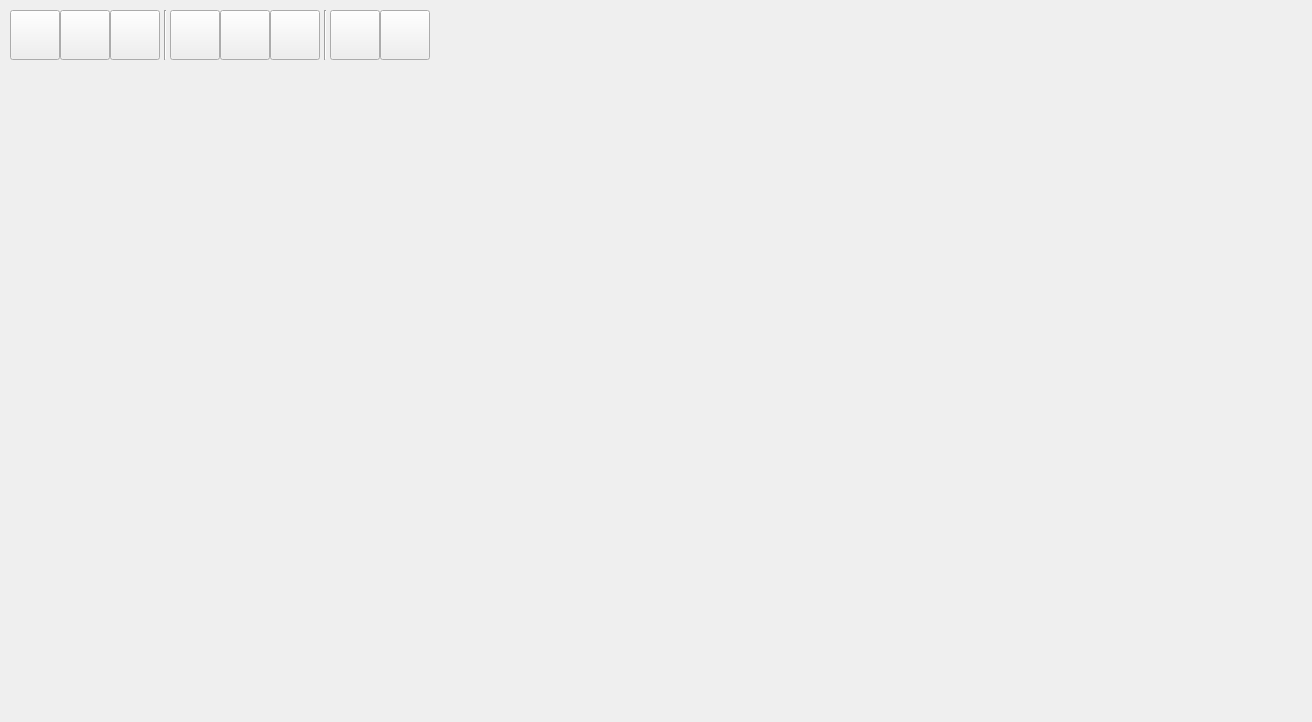
<?xml version="1.0" encoding="UTF-8"?>
<ui version="4.0">
 <class>MainWindow</class>
 <widget class="QMainWindow" name="MainWindow">
  <property name="geometry">
   <rect>
    <x>0</x>
    <y>0</y>
    <width>1312</width>
    <height>722</height>
   </rect>
  </property>
  <property name="windowTitle">
   <string>Best Paint</string>
  </property>
  <widget class="QWidget" name="centralwidget">
   <widget class="QPushButton" name="rectangleButton">
    <property name="geometry">
     <rect>
      <x>10</x>
      <y>10</y>
      <width>50</width>
      <height>50</height>
     </rect>
    </property>
    <property name="toolTip">
     <string>Прямоугольник</string>
    </property>
    <property name="icon">
     <iconset resource="icons.qrc">
      <normaloff>:/icons/pryamougolnik.ico</normaloff>:/icons/pryamougolnik.ico</iconset>
    </property>
    <property name="iconSize">
     <size>
      <width>50</width>
      <height>50</height>
     </size>
    </property>
    <property name="checkable">
     <bool>true</bool>
    </property>
    <attribute name="buttonGroup">
     <string notr="true">buttonGroup</string>
    </attribute>
   </widget>
   <widget class="QPushButton" name="ellipseButton">
    <property name="geometry">
     <rect>
      <x>60</x>
      <y>10</y>
      <width>50</width>
      <height>50</height>
     </rect>
    </property>
    <property name="toolTip">
     <string>Эллипс</string>
    </property>
    <property name="icon">
     <iconset resource="icons.qrc">
      <normaloff>:/icons/ellipse.ico</normaloff>:/icons/ellipse.ico</iconset>
    </property>
    <property name="iconSize">
     <size>
      <width>50</width>
      <height>50</height>
     </size>
    </property>
    <property name="checkable">
     <bool>true</bool>
    </property>
    <attribute name="buttonGroup">
     <string notr="true">buttonGroup</string>
    </attribute>
   </widget>
   <widget class="QPushButton" name="triangleButton">
    <property name="geometry">
     <rect>
      <x>110</x>
      <y>10</y>
      <width>50</width>
      <height>50</height>
     </rect>
    </property>
    <property name="toolTip">
     <string>Треугольник</string>
    </property>
    <property name="icon">
     <iconset resource="icons.qrc">
      <normaloff>:/icons/treugolnik.ico</normaloff>:/icons/treugolnik.ico</iconset>
    </property>
    <property name="iconSize">
     <size>
      <width>50</width>
      <height>50</height>
     </size>
    </property>
    <property name="checkable">
     <bool>true</bool>
    </property>
    <attribute name="buttonGroup">
     <string notr="true">buttonGroup</string>
    </attribute>
   </widget>
   <widget class="QPushButton" name="connectionButton">
    <property name="geometry">
     <rect>
      <x>170</x>
      <y>10</y>
      <width>50</width>
      <height>50</height>
     </rect>
    </property>
    <property name="toolTip">
     <string>Связь</string>
    </property>
    <property name="icon">
     <iconset resource="icons.qrc">
      <normaloff>:/icons/liniya.ico</normaloff>:/icons/liniya.ico</iconset>
    </property>
    <property name="iconSize">
     <size>
      <width>50</width>
      <height>50</height>
     </size>
    </property>
    <property name="checkable">
     <bool>true</bool>
    </property>
    <attribute name="buttonGroup">
     <string notr="true">buttonGroup</string>
    </attribute>
   </widget>
   <widget class="QPushButton" name="moveButton">
    <property name="geometry">
     <rect>
      <x>220</x>
      <y>10</y>
      <width>50</width>
      <height>50</height>
     </rect>
    </property>
    <property name="toolTip">
     <string>Переместить</string>
    </property>
    <property name="icon">
     <iconset resource="icons.qrc">
      <normaloff>:/icons/hand.ico</normaloff>:/icons/hand.ico</iconset>
    </property>
    <property name="iconSize">
     <size>
      <width>50</width>
      <height>50</height>
     </size>
    </property>
    <property name="checkable">
     <bool>true</bool>
    </property>
    <attribute name="buttonGroup">
     <string notr="true">buttonGroup</string>
    </attribute>
   </widget>
   <widget class="QPushButton" name="deleteButton">
    <property name="geometry">
     <rect>
      <x>270</x>
      <y>10</y>
      <width>50</width>
      <height>50</height>
     </rect>
    </property>
    <property name="toolTip">
     <string>Стереть</string>
    </property>
    <property name="icon">
     <iconset resource="icons.qrc">
      <normaloff>:/icons/lastik.ico</normaloff>:/icons/lastik.ico</iconset>
    </property>
    <property name="iconSize">
     <size>
      <width>50</width>
      <height>50</height>
     </size>
    </property>
    <property name="checkable">
     <bool>true</bool>
    </property>
    <attribute name="buttonGroup">
     <string notr="true">buttonGroup</string>
    </attribute>
   </widget>
   <widget class="QPushButton" name="saveButton">
    <property name="geometry">
     <rect>
      <x>330</x>
      <y>10</y>
      <width>50</width>
      <height>50</height>
     </rect>
    </property>
    <property name="toolTip">
     <string>Сохранить</string>
    </property>
    <property name="icon">
     <iconset resource="icons.qrc">
      <normaloff>:/icons/save.ico</normaloff>:/icons/save.ico</iconset>
    </property>
    <property name="iconSize">
     <size>
      <width>50</width>
      <height>50</height>
     </size>
    </property>
   </widget>
   <widget class="QPushButton" name="loadButton">
    <property name="geometry">
     <rect>
      <x>380</x>
      <y>10</y>
      <width>50</width>
      <height>50</height>
     </rect>
    </property>
    <property name="toolTip">
     <string>Загрузить</string>
    </property>
    <property name="icon">
     <iconset resource="icons.qrc">
      <normaloff>:/icons/load.ico</normaloff>:/icons/load.ico</iconset>
    </property>
    <property name="iconSize">
     <size>
      <width>50</width>
      <height>50</height>
     </size>
    </property>
   </widget>
   <widget class="Canvas" name="canvas" native="true">
    <property name="geometry">
     <rect>
      <x>10</x>
      <y>70</y>
      <width>1291</width>
      <height>641</height>
     </rect>
    </property>
    <property name="mouseTracking">
     <bool>true</bool>
    </property>
    <property name="focusPolicy">
     <enum>Qt::StrongFocus</enum>
    </property>
    <property name="styleSheet">
     <string notr="true"/>
    </property>
   </widget>
   <widget class="Line" name="line">
    <property name="geometry">
     <rect>
      <x>160</x>
      <y>10</y>
      <width>10</width>
      <height>50</height>
     </rect>
    </property>
    <property name="orientation">
     <enum>Qt::Vertical</enum>
    </property>
   </widget>
   <widget class="Line" name="line_2">
    <property name="geometry">
     <rect>
      <x>320</x>
      <y>10</y>
      <width>10</width>
      <height>50</height>
     </rect>
    </property>
    <property name="orientation">
     <enum>Qt::Vertical</enum>
    </property>
   </widget>
  </widget>
 </widget>
 <customwidgets>
  <customwidget>
   <class>Canvas</class>
   <extends>QWidget</extends>
   <header>canvas.h</header>
   <container>1</container>
  </customwidget>
 </customwidgets>
 <resources>
  <include location="icons.qrc"/>
 </resources>
 <connections/>
 <buttongroups>
  <buttongroup name="buttonGroup"/>
 </buttongroups>
</ui>
